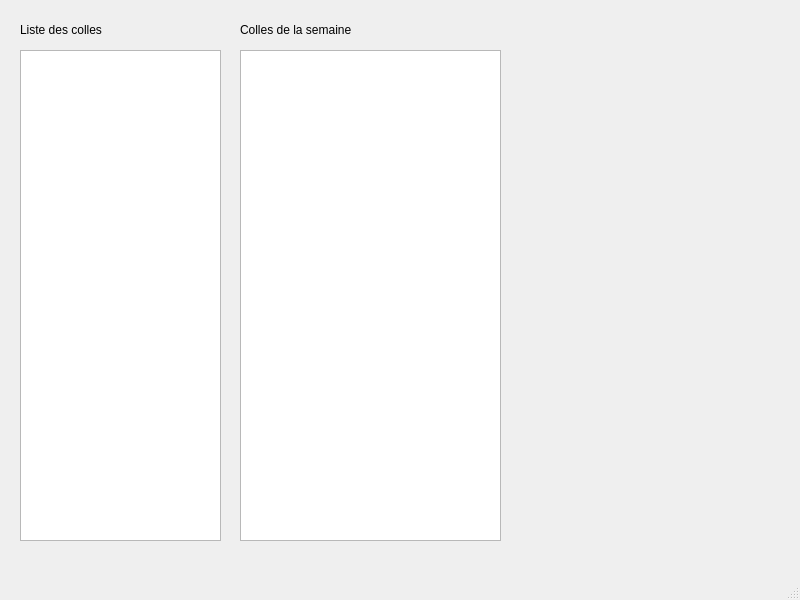
<?xml version="1.0" encoding="UTF-8"?>
<ui version="4.0">
 <class>MainWindow</class>
 <widget class="QMainWindow" name="MainWindow">
  <property name="geometry">
   <rect>
    <x>0</x>
    <y>0</y>
    <width>800</width>
    <height>600</height>
   </rect>
  </property>
  <property name="windowTitle">
   <string>MainWindow</string>
  </property>
  <widget class="QWidget" name="centralwidget">
   <widget class="QListView" name="listView">
    <property name="geometry">
     <rect>
      <x>20</x>
      <y>50</y>
      <width>201</width>
      <height>491</height>
     </rect>
    </property>
   </widget>
   <widget class="QLabel" name="label">
    <property name="geometry">
     <rect>
      <x>20</x>
      <y>20</y>
      <width>91</width>
      <height>20</height>
     </rect>
    </property>
    <property name="text">
     <string>Liste des colles</string>
    </property>
   </widget>
   <widget class="QLabel" name="label_2">
    <property name="geometry">
     <rect>
      <x>240</x>
      <y>20</y>
      <width>121</width>
      <height>20</height>
     </rect>
    </property>
    <property name="text">
     <string>Colles de la semaine</string>
    </property>
   </widget>
   <widget class="QTableView" name="tableView">
    <property name="geometry">
     <rect>
      <x>240</x>
      <y>50</y>
      <width>261</width>
      <height>491</height>
     </rect>
    </property>
   </widget>
  </widget>
  <widget class="QMenuBar" name="menubar">
   <property name="geometry">
    <rect>
     <x>0</x>
     <y>0</y>
     <width>800</width>
     <height>21</height>
    </rect>
   </property>
  </widget>
  <widget class="QStatusBar" name="statusbar"/>
 </widget>
 <resources/>
 <connections/>
</ui>
